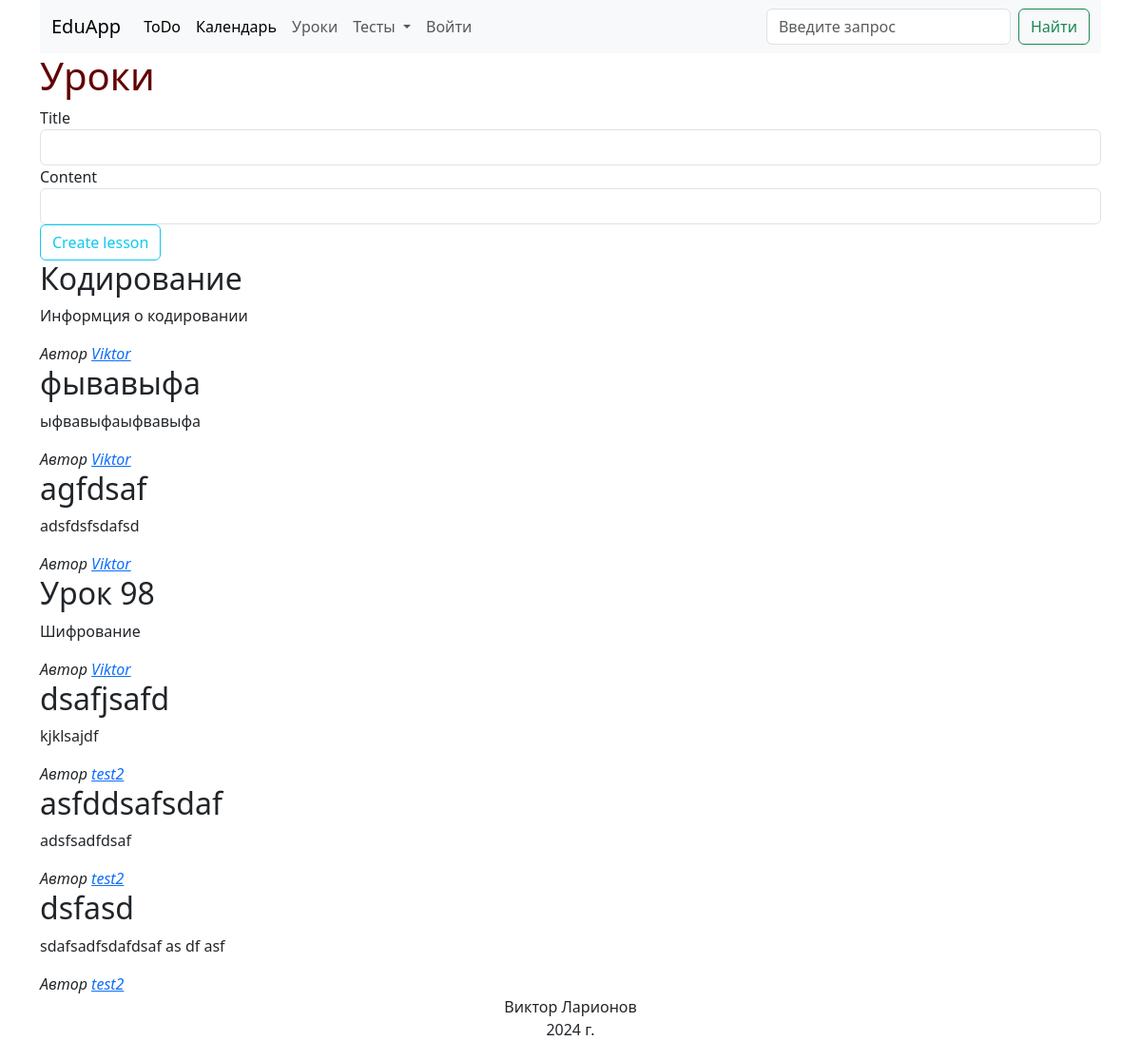
The page /lessons on the database its author committed.
### larik_school/models.py (models this page shows)
class Lesson(db.Model):
    id = db.Column(db.Integer, primary_key=True)
    title = db.Column(db.String(20), nullable=False)
    content = db.Column(db.String, nullable=False)
    user_id = db.Column(db.Integer, db.ForeignKey('user.id'), nullable=False)

class User(db.Model, UserMixin):
    id = db.Column(db.Integer, primary_key=True)
    email = db.Column(db.String, nullable=False, unique=True)
    username = db.Column(db.String, nullable=False)
    password = db.Column(db.String, nullable=False)
    lessons = db.relationship('Lesson', backref='author', lazy=True)
    def __repr__(self):
        return f'Пользователь {self.username}'

### larik_school/routes.py (the view, shortened to what this page needs)
@app.route('/lessons', methods=['GET', 'POST'])
def lessons():
    form = LessonsForm()
    if request.method=='GET':
        lessons = Lesson.query.all()
        for lesson in lessons:
            print(lesson.author)
        return render_template('lessons.html', lessons=lessons, form=form)

### larik_school/forms.py
class LessonsForm(FlaskForm):
    title = StringField('Title', validators=[DataRequired()])
    content = StringField('Content', validators=[DataRequired()])
    submit = SubmitField('Create lesson')

### larik_school/templates/lessons.html (shortened to what this page needs)
{% extends 'base.html' %}
{% block content %}
<h1>Уроки</h1>
<form method="POST">
    {{ form.title.label(class="form-control-label") }}
    {{ form.title(class="form-control") }}
    {{ form.content.label(class="form-control-label") }}
    {{ form.content(class="form-control") }}
    {{ form.submit(class="btn btn-outline-info") }}
</form>
{% for lesson in lessons %}
<h2>{{lesson['title']}}</h2>
<p>{{lesson['content']}}</p>
<i>Автор <a href="\author\{{lesson['author']['id']}}">{{lesson['author']['username']}}</a></i>
{% endfor %}
{% endblock %}

### larik_school/static/css/main.css (style rules this page uses)
h1 { color: rgb(98, 1, 1); }

### rows shown on the page
Lesson: title "Кодирование", content "Информция о кодировании", author.username "Viktor"
Lesson: title "фывавыфа", content "ыфвавыфаыфвавыфа", author.username "Viktor"
Lesson: title "agfdsaf", content "adsfdsfsdafsd", author.username "Viktor"
Lesson: title "Урок 98", content "Шифрование", author.username "Viktor"
Lesson: title "dsafjsafd", content "kjklsajdf", author.username "test2"
Lesson: title "asfddsafsdaf", content "adsfsadfdsaf", author.username "test2"
Lesson: title "dsfasd", content "sdafsadfsdafdsaf as df asf", author.username "test2"
